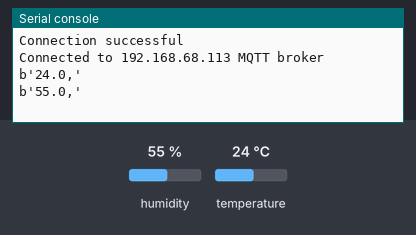
This program was run on a simulated ESP8266 board running MicroPython. Parts: the last lines printed to the serial console. The test bench sets the inputs (shaded band); at power-on: humidity 55 %, temperature 24 °C. WiFi joins after 1.5 s; no MQTT or app messages arrive unless stated; the clock reads 2024-03-15 10:24:30 at power-on unless the program sets it.

Above: at 2.8 s.
2.9 s: humidity set to 22 %
At 7.9 s:
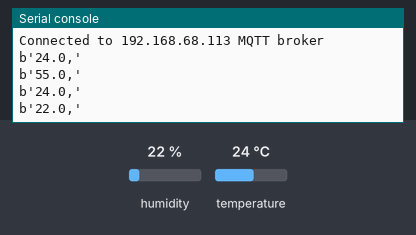
9.4 s: temperature set to 12 °C
At 13.7 s:
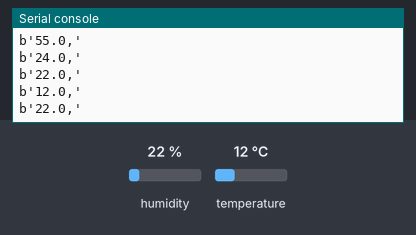
15.9 s: humidity set to 40 %
At 19.4 s:
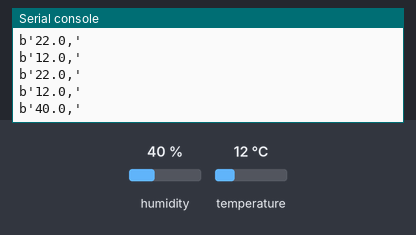
Timing chart, 0 to 20.9 s (numbered marks = the images above; inputs shaded):
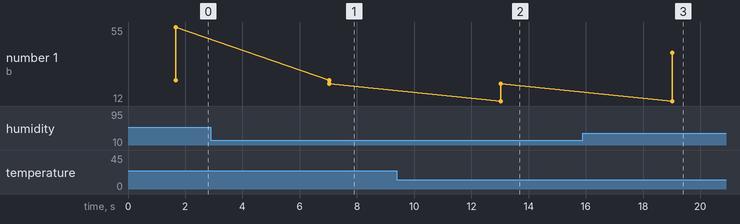

Measured:
- after the input at 2.9 s, the serial console: prints a new line after 4.1 s (image 1)
- after the input at 9.4 s, the serial console: prints a new line after 3.6 s (image 2)
- after the input at 15.9 s, the serial console: prints a new line after 3.1 s (image 3)
- plotted number 1: 55 → 22 after the input at 2.9 s, 22 → 40 after the input at 15.9 s

The program:

main.py
```python
import time
from umqttsimple import MQTTClient
import ubinascii
import machine
import micropython
import network
import esp
from machine import Pin
import dht
esp.osdebug(None)
import gc
gc.collect()

ssid = 'Rengifo'
password = 'certificado2'
mqtt_server = '192.168.68.113'


client_id = ubinascii.hexlify(machine.unique_id())

topic_pub_temp = b'room/temperature'
topic_pub_hum = b'room/humidity'

last_message = 0
message_interval = 5

station = network.WLAN(network.STA_IF)

station.active(True)
station.connect(ssid, password)

while station.isconnected() == False:
  pass

print('Connection successful')

sensor = dht.DHT22(Pin(14))
#sensor = dht.DHT11(Pin(14))

def connect_mqtt():
  global client_id, mqtt_server
  client = MQTTClient(client_id, mqtt_server, user='esp8266', password='admin1234')
  #client = MQTTClient(client_id, mqtt_server, user=your_username, password=your_password)
  client.connect()
  print('Connected to %s MQTT broker' % (mqtt_server))
  return client

def restart_and_reconnect():
  print('Failed to connect to MQTT broker. Reconnecting...')
  time.sleep(10)
  machine.reset()

def read_sensor():
  try:
    sensor.measure()
    temp = sensor.temperature()
    # uncomment for Fahrenheit
    #temp = temp * (9/5) + 32.0
    hum = sensor.humidity()
    if (isinstance(temp, float) and isinstance(hum, float)) or (isinstance(temp, int) and isinstance(hum, int)):
      temp = (b'{0:3.1f},'.format(temp))
      hum =  (b'{0:3.1f},'.format(hum))
      return temp, hum
    else:
      return('Invalid sensor readings.')
  except OSError as e:
    return('Failed to read sensor.')

try:
  client = connect_mqtt()
except OSError as e:
  restart_and_reconnect()

while True:
  try:
    if (time.time() - last_message) > message_interval:
      temp, hum = read_sensor()
      print(temp)
      print(hum)
      client.publish(topic_pub_temp, temp)
      client.publish(topic_pub_hum, hum)
      last_message = time.time()
  except OSError as e:
    restart_and_reconnect()
```
